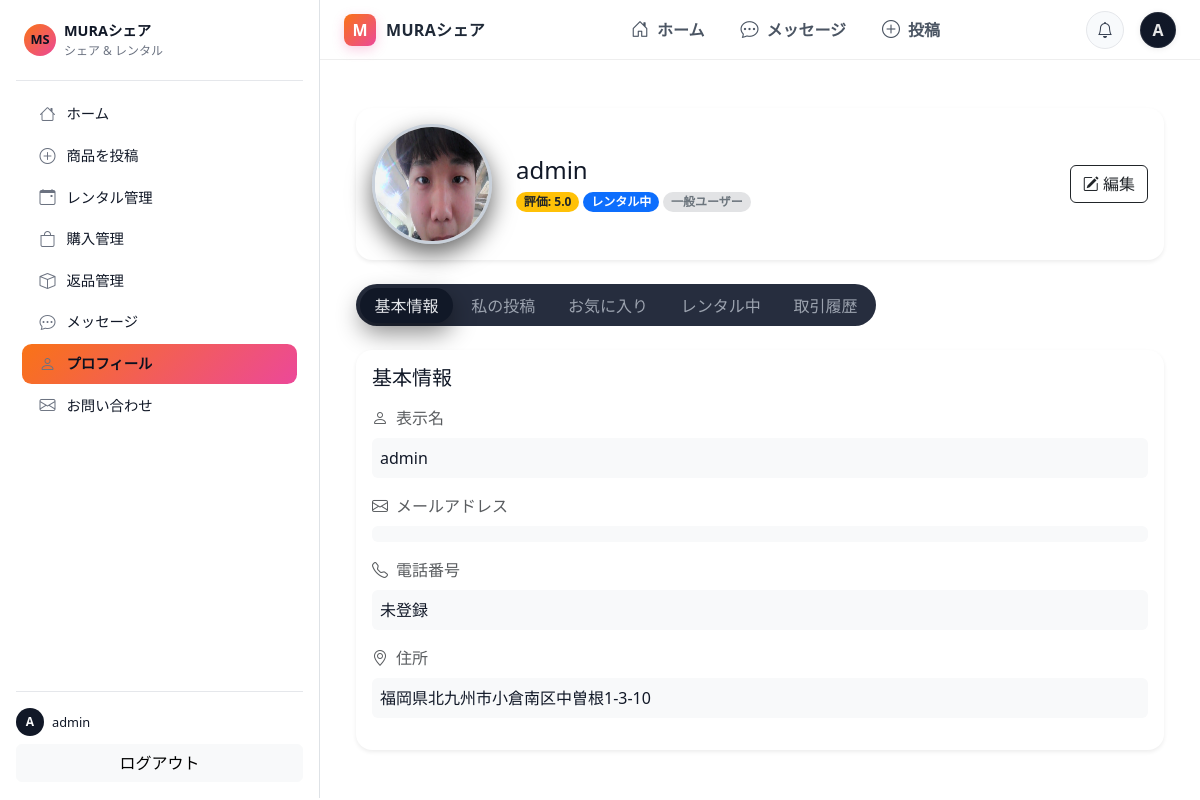
The app's page /profile/ (signed in) with its own data.
### accounts/models.py (models this page shows, shortened)
class Profile(models.Model):
    user = models.OneToOneField(
        User,
        on_delete=models.CASCADE,
        related_name="profile",
    )
    display_name = models.CharField(max_length=50, blank=True)
    phone = models.CharField(max_length=20, blank=True)
    address = models.CharField(max_length=255, blank=True)
    profile_image = models.ImageField(
        upload_to="profiles/",
        blank=True,
        null=True,
    )
    is_admin = models.BooleanField(default=False)

### accounts/views.py (the view, shortened to what this page needs)
# urls.py: path("profile/",   profile_view,                     name="profile"),
@login_required
def profile_view(request):
    user = request.user
    profile, _ = Profile.objects.get_or_create(user=user)
    active_tab = request.GET.get("tab", "info")
    editing = request.GET.get("edit") == "1"
    my_products = Product.objects.filter(owner=user)
    favorite_products = Product.objects.none()
    fav_ids = getattr(user, "favorite_products", None)
    if fav_ids:
        favorite_products = Product.objects.filter(id__in=fav_ids)
    renting_products = []
    transactions = []
    context = {
        "user_obj": user,
        "profile": profile,  # ← これをテンプレで使う
        "active_tab": active_tab,
        "editing": editing,
        "my_products": my_products,
        "favorite_products": favorite_products,
        "renting_products": renting_products,
        "transactions": transactions,
    }
    return render(request, "frontend/profile/index.html", context)

### templates/frontend/profile/index.html (shortened to what this page needs)
{% extends "base.html" %}
{% block content %}
<div class="container py-4">
  <div class="card shadow-sm mb-4 border-0 profile-header-card">
    <div class="card-body d-flex align-items-center">
      <div class="position-relative me-4">
        <img
          src="{% if profile.profile_image %}{{ profile.profile_image.url }}{% else %}/static/img/default_user.png{% endif %}"
          class="rounded-circle"
          width="120"
          height="120"
          alt="プロフィール画像"
        >
      </div>
      <div class="flex-grow-1">
        <h4 class="mb-1">
          {{ profile.display_name|default:user_obj.username }}
        </h4>
        <div>
          <span class="badge bg-warning text-dark">評価: 5.0</span>
          <span class="badge bg-primary">レンタル中</span>
            {% if request.user.is_staff or profile.is_admin %}
              <span class="badge bg-dark rounded-pill">管理者</span>
            {% else %}
              <span class="badge bg-secondary-subtle text-secondary rounded-pill">一般ユーザー</span>
            {% endif %}
        </div>
      </div>
      <div>
        {% if editing %}
          <a href="{% url 'frontend:profile' %}" class="btn btn-outline-secondary">
            キャンセル
          </a>
        {% else %}
          <a href="{% url 'frontend:profile' %}?edit=1" class="btn btn-outline-dark">
            <i class="bi bi-pencil-square"></i> 編集
          </a>
        {% endif %}
      </div>
    </div>
  </div>
  <ul class="nav nav-tabs mb-4">
    <li class="nav-item">
      <a class="nav-link {% if active_tab == 'info' %}active{% endif %}"
         href="{% url 'frontend:profile' %}?tab=info">
        基本情報
      </a>
    </li>
    <li class="nav-item">
      <a class="nav-link {% if active_tab == 'posts' %}active{% endif %}"
         href="{% url 'frontend:profile' %}?tab=posts">
        私の投稿
      </a>
    </li>
    <li class="nav-item">
      <a class="nav-link {% if active_tab == 'favorites' %}active{% endif %}"
         href="{% url 'frontend:profile' %}?tab=favorites">
        お気に入り
      </a>
    </li>
    <li class="nav-item">
      <a class="nav-link {% if active_tab == 'rentals' %}active{% endif %}"
         href="{% url 'frontend:profile' %}?tab=rentals">
        レンタル中
      </a>
    </li>
    <li class="nav-item">
      <a class="nav-link {% if active_tab == 'history' %}active{% endif %}"
         href="{% url 'frontend:profile' %}?tab=history">
        取引履歴
      </a>
    </li>
  </ul>
  {% if active_tab == "info" %}
    <div class="card border-0 shadow-sm">
      <div class="card-body">
        <h5 class="mb-3">基本情報</h5>
        {% if editing %}
          <form method="post" enctype="multipart/form-data">
            {% csrf_token %}
            <div class="mb-3">
              <label class="form-label text-muted">プロフィール画像</label>
              <input type="file" name="profile_image" class="form-control">
            </div>
            <div class="mb-3">
              <label class="form-label text-muted">
                <i class="bi bi-person me-2"></i>表示名
              </label>
              <input
                type="text"
                name="display_name"
                class="form-control"
                value="{{ profile.display_name|default:user_obj.username }}"
                placeholder="山田 太郎"
              >
            </div>
            <div class="mb-3">
              <label class="form-label text-muted">
                <i class="bi bi-telephone me-2"></i>電話番号
              </label>
              <input
                type="text"
                name="phone"
                class="form-control"
                value="{{ profile.phone }}"
                placeholder="090-1234-5678"
              >
            </div>
            <div class="mb-3">
              <label class="form-label text-muted">
                <i class="bi bi-geo-alt me-2"></i>住所
              </label>
              <input
                type="text"
                name="address"
                class="form-control"
                value="{{ profile.address }}"
                placeholder="東京都渋谷区..."
              >
            </div>
            <div class="d-flex gap-2">
              <button type="submit" class="btn btn-primary">
                保存
              </button>
              <a href="{% url 'frontend:profile' %}" class="btn btn-outline-secondary">
                キャンセル
              </a>
            </div>
          </form>
        {% else %}
          <div class="mb-3">
            <label class="form-label text-muted">
              <i class="bi bi-person me-2"></i>表示名
            </label>
            <div class="p-2 bg-light rounded">
              {{ profile.display_name|default:user_obj.username }}
            </div>
          </div>
          <div class="mb-3">
            <label class="form-label text-muted">
              <i class="bi bi-envelope me-2"></i>メールアドレス
            </label>
            <div class="p-2 bg-light rounded">
            </div>
          </div>
          <div class="mb-3">
            <label class="form-label text-muted">
              <i class="bi bi-telephone me-2"></i>電話番号
            </label>
            <div class="p-2 bg-light rounded">
              {{ profile.phone|default:"未登録" }}
            </div>
          </div>
          <div class="mb-3">
            <label class="form-label text-muted">
              <i class="bi bi-geo-alt me-2"></i>住所
            </label>
            <div class="p-2 bg-light rounded">
              {{ profile.address|default:"未登録" }}
            </div>
          </div>
        {% endif %}
      </div>
    </div>
  {% endif %}
</div>
{% endblock %}

### templates/_partials/sidebar.html (shortened to what this page needs)
<nav class="sidebar-nav d-flex flex-column h-100">
  <div class="d-flex align-items-center mb-3 sidebar-nav-header">
    <div class="sidebar-logo me-2 d-flex align-items-center justify-content-center">
      MS
    </div>
    <div class="flex-grow-1">
      <div class="sidebar-title">MURAシェア</div>
      <div class="sidebar-subtitle">シェア & レンタル</div>
    </div>
  </div>
  <div class="sidebar-divider mb-2"></div>
  <div class="sidebar-group mb-2">
    <a href="{% url 'frontend:products' %}"
       class="sidebar-link {% if request.resolver_match.url_name == 'products' %}is-active{% endif %}">
      <span class="sidebar-icon bi bi-house"></span>
      <span class="sidebar-text">ホーム</span>
    </a>
    <a href="{% url 'frontend:product_new' %}"
       class="sidebar-link {% if request.resolver_match.url_name == 'product_new' %}is-active{% endif %}">
      <span class="sidebar-icon bi bi-plus-circle"></span>
      <span class="sidebar-text">商品を投稿</span>
    </a>
    <a href="{% url 'frontend:rentals' %}"
       class="sidebar-link {% if request.resolver_match.url_name == 'rentals' %}is-active{% endif %}">
      <span class="sidebar-icon bi bi-calendar-event"></span>
      <span class="sidebar-text">レンタル管理</span>
    </a>
    <a href="{% url 'frontend:purchases' %}"
       class="sidebar-link {% if request.resolver_match.url_name == 'purchases' %}is-active{% endif %}">
      <span class="sidebar-icon bi bi-bag"></span>
      <span class="sidebar-text">購入管理</span>
    </a>
    <a href="{% url 'frontend:returns' %}"
       class="sidebar-link {% if request.resolver_match.url_name == 'returns' %}is-active{% endif %}">
      <span class="sidebar-icon bi bi-box"></span>
      <span class="sidebar-text">返品管理</span>
    </a>
    <a href="{% url 'frontend:messages' %}"
       class="sidebar-link {% if request.resolver_match.url_name == 'messages' %}is-active{% endif %}">
      <span class="sidebar-icon bi bi-chat-dots"></span>
      <span class="sidebar-text">メッセージ</span>
    </a>
    <a href="{% url 'frontend:profile' %}"
       class="sidebar-link {% if request.resolver_match.url_name == 'profile' %}is-active{% endif %}">
      <span class="sidebar-icon bi bi-person"></span>
      <span class="sidebar-text">プロフィール</span>
    </a>
    <a href="{% url 'frontend:contact' %}"
       class="sidebar-link {% if request.resolver_match.url_name == 'contact' %}is-active{% endif %}">
      <span class="sidebar-icon bi bi-envelope"></span>
      <span class="sidebar-text">お問い合わせ</span>
    </a>
  </div>
  <div class="mt-auto pt-3 sidebar-footer small">
    {% if request.user.is_authenticated %}
      <div class="d-flex align-items-center mb-2">
        <div class="sidebar-avatar me-2">
          {{ request.user.username|first|upper }}
        </div>
        <div class="flex-grow-1">
          <div class="sidebar-user-name">{{ request.user.username }}</div>
        </div>
      </div>
      <div class="d-grid gap-2">
        <form method="post" action="{% url 'frontend:logout' %}">
          <button type="submit" class="btn btn-light w-100">ログアウト</button>
        </form>
      </div>
    {% else %}
      <div class="text-muted">ログインしていません</div>
    {% endif %}
  </div>
</nav>

### templates/_partials/header.html
<nav class="ms-header bg-white sticky-top">
  <div class="ms-header-inner">
    <a class="ms-brand d-flex align-items-center text-decoration-none"
       href="{% url 'frontend:products' %}">
      <span class="ms-brand-badge">M</span>
      <span class="ms-brand-text">MURAシェア</span>
    </a>
    <ul class="ms-nav list-unstyled d-none d-md-flex align-items-center mb-0">
      <li>
        <a href="{% url 'frontend:products' %}"
           class="ms-nav-link {% if request.resolver_match.url_name == 'products' %}is-active{% endif %}">
          <i class="bi bi-house-door"></i><span>ホーム</span>
        </a>
      </li>
      <li>
        <a href="{% url 'frontend:messages' %}"
           class="ms-nav-link {% if request.resolver_match.url_name == 'messages' %}is-active{% endif %}">
          <i class="bi bi-chat-dots"></i><span>メッセージ</span>
        </a>
      </li>
      <li>
        <a href="{% url 'frontend:product_new' %}"
           class="ms-nav-link {% if request.resolver_match.url_name == 'product_new' %}is-active{% endif %}">
          <i class="bi bi-plus-circle"></i><span>投稿</span>
        </a>
      </li>
    </ul>
    <div class="ms-header-right d-flex align-items-center gap-3">
      <a href="#" class="ms-icon-btn" aria-label="通知">
        <i class="bi bi-bell"></i>
      </a>
      {% if request.user.is_authenticated %}
        <div class="ms-avatar" title="{{ request.user.username }}">
          {{ request.user.username|first|default:"U"|upper }}
        </div>
      {% else %}
        <a class="btn btn-sm btn-outline-secondary" href="{% url 'frontend:login' %}">
          ログイン
        </a>
      {% endif %}
    </div>
  </div>
</nav>

### records on screen
Profile: profile_image (picture), display_name "admin", phone "未登録", address "福岡県北九州市小倉南区中曽根1-3-10"

### other values on screen
{{ request.user.username|first|upper }} "A"
{{ request.user.username }} "admin"
{{ request.user.username|first|default:"U"|upper }} "A"
